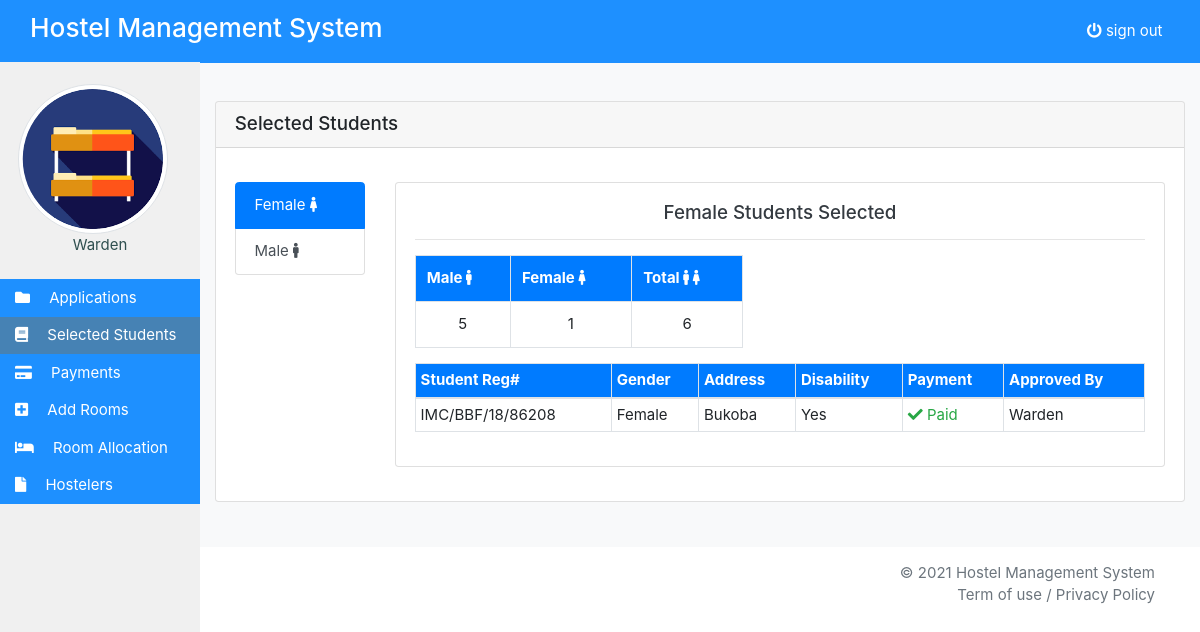
/warden/selected_students.php (signed in), run on the app's committed database.
### tables this page shows
CREATE TABLE `warden` (
  `id` int(10) NOT NULL,
  `name` varchar(50) NOT NULL,
  `password` varchar(255) NOT NULL
);

CREATE TABLE `applicants` (
  `applicant_id` int(11) NOT NULL,
  `student_regno` varchar(16) NOT NULL,
  `kin_id` int(11) NOT NULL,
  `insurance_status` varchar(3) NOT NULL,
  `insurance_proof` text NOT NULL,
  `disability_status` varchar(3) NOT NULL,
  `disability_proof` text DEFAULT NULL,
  `explanation_disability` varchar(255) NOT NULL,
  `declaration` varchar(4) NOT NULL,
  `selected` varchar(15) NOT NULL DEFAULT 'unselected',
  `payment` varchar(15) NOT NULL DEFAULT 'unpaid',
  `when_applied` datetime DEFAULT current_timestamp(),
  `hostel_approval` varchar(100) NOT NULL,
  `payment_approval` varchar(20) NOT NULL
);

CREATE TABLE `students` (
  `regno` varchar(16) NOT NULL,
  `first_name` varchar(50) NOT NULL,
  `middle_name` varchar(50) DEFAULT NULL,
  `last_name` varchar(50) NOT NULL,
  `gender` varchar(6) NOT NULL,
  `dob` date NOT NULL,
  `place_of_birth` varchar(100) NOT NULL,
  `physical_address` varchar(100) NOT NULL,
  `nationality` varchar(50) NOT NULL,
  `marital_status` varchar(10) NOT NULL,
  `mobile` varchar(10) NOT NULL,
  `email` varchar(100) NOT NULL,
  `sponsor` varchar(50) NOT NULL,
  `course` varchar(100) NOT NULL
);

### warden/includes/profileName.php
<div class="py-4" style="color:#2f4f4f">
  <center>
    <img src="../images/hostel_nav.png" alt="" width="150" class="img-fluid rounded-circle img-thumbnail mr-3" />
    <br />
    <?php
    $query_profile_name = mysqli_query($connection, "SELECT name FROM warden WHERE name = '$_SESSION[warden]'");
    while ($row_profile_name = mysqli_fetch_array($query_profile_name)) { ?>
      <span> <?php
                echo ucfirst($row_profile_name["name"]);
              }
              ?>
      </span>
  </center>
</div>

### warden/Selected/femaleSelected.php (shortened to what this page needs)
<div class="card">
  <div class="card-body">
    <h5 class="text-dark text-center">Female Students Selected</h5>
    <hr />
    <?php
    $select_selected_students = mysqli_query($connection, "SELECT * FROM applicants,students WHERE gender = 'female' AND students.regno = applicants.student_regno AND selected = 'selected' ORDER BY 'first_name'");
    if (mysqli_num_rows($select_selected_students) == 0) : ?>
      <div class="alert alert-info">
        <span>None...</span>
      </div>
    <?php else :
      $male_check = mysqli_num_rows(mysqli_query($connection, "SELECT * FROM applicants,students WHERE students.regno = applicants.student_regno AND selected = 'selected' AND gender = 'male'"));
      $female_check = mysqli_num_rows(mysqli_query($connection, "SELECT * FROM applicants,students WHERE students.regno = applicants.student_regno AND selected = 'selected' AND gender = 'female'"));
      $total_male_female = $male_check + $female_check;
      ?>
      <div class="table-responsive">
        <table class="table table-bordered" style="width:45%;">
          <tr class="btn-primary">
            <th>Male <span><i class="fa fa-male" aria-hidden="true"></i></span></th>
            <th>Female <span><i class="fa fa-female" aria-hidden="true"></i></span></th>
            <th>Total <span><i class="fa fa-male" aria-hidden="true"></i></span>
              <span><i class="fa fa-female" aria-hidden="true"></i></span></th>
          </tr>
          <tr style="text-align:center;">
            <td><?php echo $male_check; ?></td>
            <td><?php echo $female_check; ?></td>
            <td><?php echo $total_male_female; ?></td>
          </tr>
        </table>
        <table class="table table-bordered table-hover" id="table">
          <thead class="btn-primary">
            <tr>
              <th>Student Reg#</th>
              <th>Gender</th>
              <th>Address</th>
              <th>Disability</th>
              <th>Payment</th>
              <th>Approved By</th>
            </tr>
          </thead>
          <?php while ($result_select_selected_students = mysqli_fetch_array($select_selected_students)) :
              $student_name = $first_name . ' ' . substr($middle_name, 0, 1) . ' ' . substr($last_name, 0, 1); ?>
            <tbody>
              <tr>
                <td><?php echo strtoupper($result_select_selected_students["student_regno"]); ?></td>
                <td><?php echo ucfirst($result_select_selected_students["gender"]);  ?></td>
                <td><?php echo ucfirst($result_select_selected_students["physical_address"]); ?></td>
                <td><?php echo ucfirst($result_select_selected_students["disability_status"]); ?></td>
                <?php $payment_status =  $result_select_selected_students["payment"];
                    if ($payment_status == 'unpaid') : ?>
                  <td class="text-danger"><span><i class="fa fa-times" aria-hidden="true"></i></span> <?php echo ucfirst($payment_status); ?></td>
                <?php else : ?>
                  <td class="text-success"><span><i class="fa fa-check" aria-hidden="true"></i></span> <?php echo ucfirst($payment_status); ?></td>
                <?php endif; ?>
                <td><?php echo ucwords($result_select_selected_students["hostel_approval"]); ?></td>
              </tr>
            <?php endwhile; ?>
            </tbody>
        </table>
      </div>
    <?php endif; ?>
  </div>
</div>

### css/style.css (style rules this page uses)
:root { --mainColor: #1e90ff; --backgroundColor: #f0f0f0; --headingColor: #fff; --placeHolderSize: 14px; --placeHolderColor: #b0c4de; --hoverColor: #4682b4; --borderColor: #e1e1e1; --MainFont: "Be Vietnam", sans-serif; }
* { font-size: 15px; }
::placeholder { color: var(--placeHolderColor); font-size: var(--placeHolderSize); }
#table th, #table td { padding: 5px; }

### data on the page
warden: name "Warden"
applicants: student_regno "IMC/BBF/18/86208", student_regno.gender "Female", student_regno.physical_address "Bukoba", disability_status "Yes", payment "Paid", hostel_approval "Warden"

### other printed values
$male_check "5"
$female_check "1"
$total_male_female "6"
